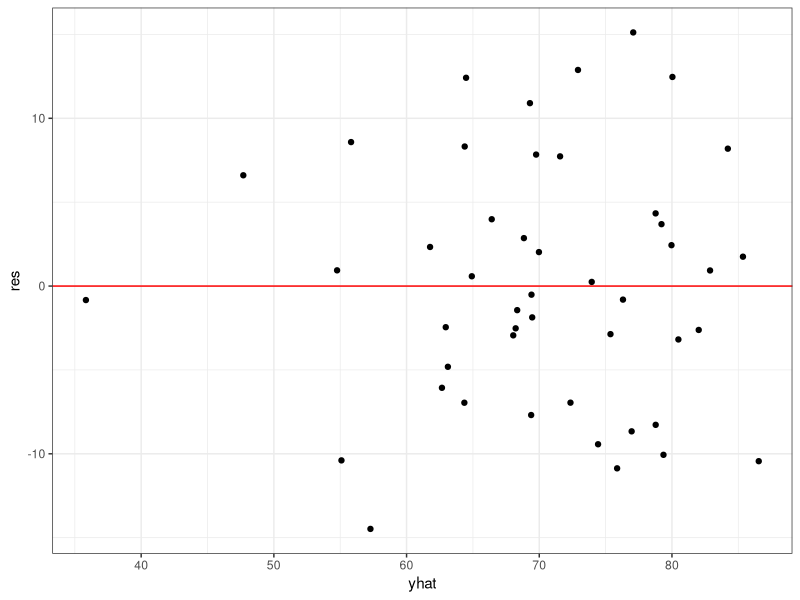
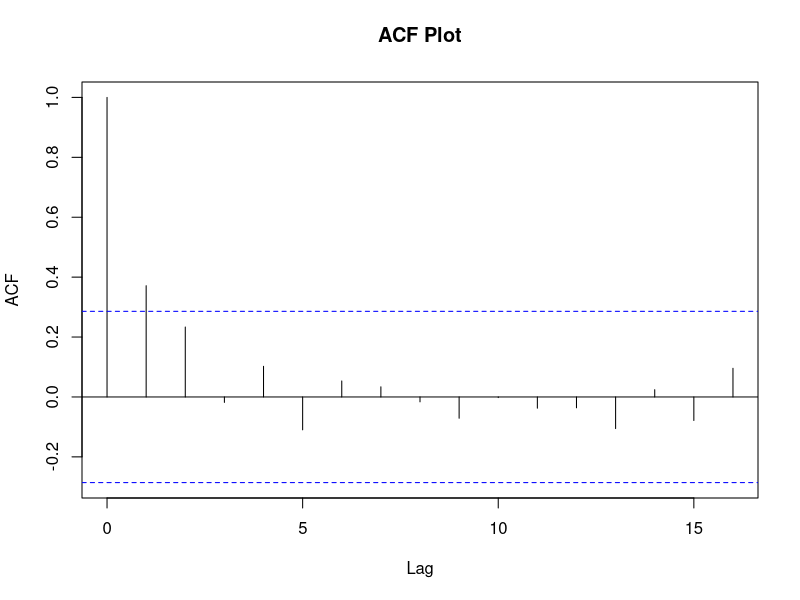
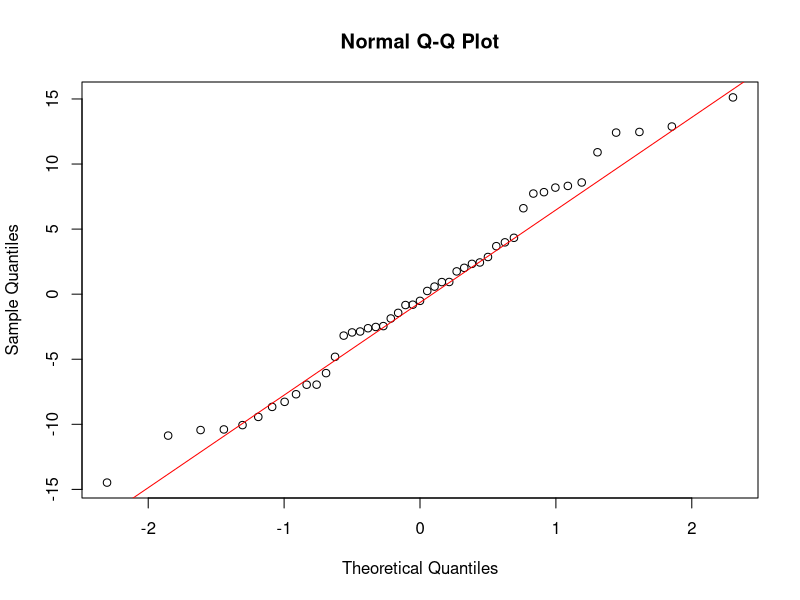

These charts were generated, in order, by the following R code: (Note: this script raises an error after producing the figures.)
## ---- chunk 1
knitr::opts_chunk$set(echo = TRUE)
## ---- chunk 2
library(tidyverse)
library(datasets)
library(MASS)
data <- swiss
head(data)
## ---- chunk 3
full_model <- lm(Fertility~., data=data)
summary(full_model)
## ---- chunk 4
simple_model <- lm(Fertility ~ Education + Catholic + Infant.Mortality, data=data)
summary(simple_model)
## ---- chunk 5
anova(simple_model, full_model)
## ---- chunk 6
yhat = simple_model$fitted.values
res = simple_model$residuals
data %>%
  ggplot(aes(yhat, res)) + geom_point() + theme_bw() + geom_hline(yintercept=0, color="red")

## ---- chunk 7
acf(simple_model$residuals, main="ACF Plot")
## ---- chunk 8
{
qqnorm(simple_model$residuals)
qqline(simple_model$residuals, col="red")
}
## ---- chunk 9
boxcox(simple_model)
## ---- chunk 10
1 - pf(1.781422, 3, 107)
## ---- chunk 11
qf(0.95,3,107)
## ---- chunk 12
1 - pf(2.68205, 2, 108)
## ---- chunk 13
qf(0.95,2,108)
